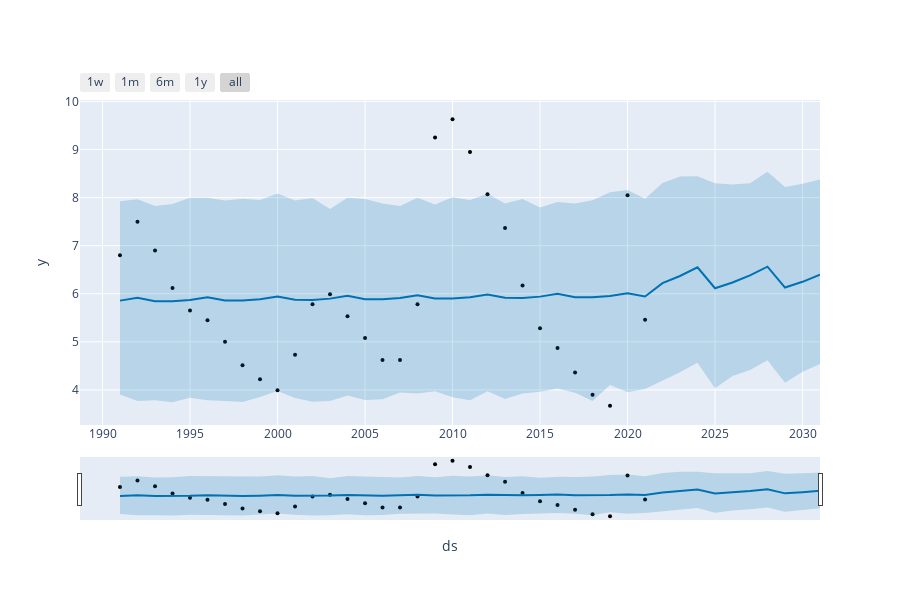

Notebook code for this chart:
### Code cell
plot_plotly(n,forecast_usa) #visualizing past and forecasted data
